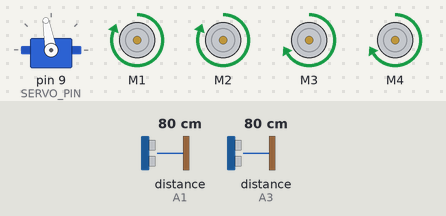
Bench run of a sketch on a simulated Arduino Uno, built with avr-gcc and run on an emulated ATmega328P. Shown: servo, 4 × DC motor (green arrow = forward, orange = backward, longer = faster). The inputs (shaded band) are chosen by the test bench; at power-on: distance to the obstacle (sensors on A1, A3) 80 cm. The echo pulse lasts 58.3 µs per cm.

Above: at 10.9 s.
11.0 s: distance to the obstacle (sensor on A1) set to 18 cm
18.7 s: distance to the obstacle (sensor on A1) set to 14 cm
At 22.0 s:
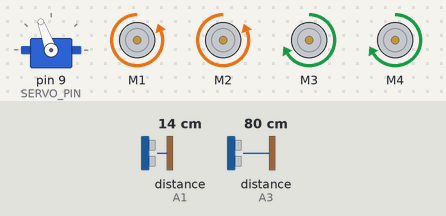
32.0 s: distance to the obstacle (sensor on A1) set to 35 cm
At 41.6 s:
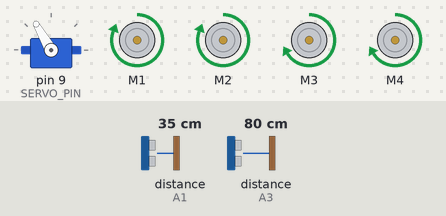
42.4 s: distance to the obstacle (sensor on A3) set to 12 cm
50.1 s: distance to the obstacle (sensor on A3) set to 9 cm
At 52.8 s:
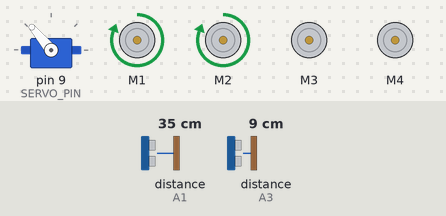
63.0 s: distance to the obstacle (sensor on A3) set to 18 cm
At 67.8 s:
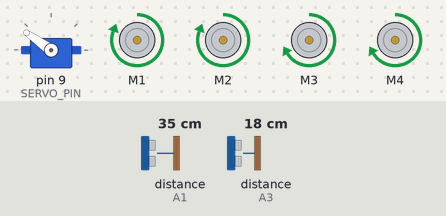
Timing chart, 0 to 88.9 s (numbered marks = the images above; inputs shaded):
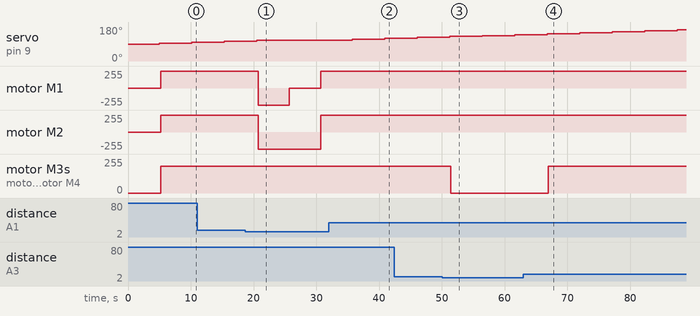

The sketch:

River_Cleaning_Robot.ino
```cpp
#include <Servo.h>
#include <AFMotor.h>
#include <NewPing.h>

Servo sonarServo;
#define SERVO_PIN 9
#define TRIG_PIN A0
#define ECHO_PIN A1
#define MAX_DISTANCE 200
#define MAX_SPEED 255

#define GARBAGE_TRIG_PIN A2
#define GARBAGE_ECHO_PIN A3
#define CONVEYOR_SPEED 200


NewPing sonar(TRIG_PIN, ECHO_PIN, MAX_DISTANCE);
NewPing garbageSonar(GARBAGE_TRIG_PIN, GARBAGE_ECHO_PIN, MAX_DISTANCE);

AF_DCMotor motorLeft(1, MOTOR12_1KHZ);
AF_DCMotor motorRight(2, MOTOR12_1KHZ);
AF_DCMotor conveyorMotor1(3, MOTOR12_1KHZ);
AF_DCMotor conveyorMotor2(4, MOTOR12_1KHZ);

bool garbageFull = false;
int servoDirection = 1;
int servoAngle = 90;

void setup() {
  Serial.begin(9600);
  sonarServo.attach(SERVO_PIN);
  sonarServo.write(servoAngle);
}

void loop() {
  checkGarbageLevel();

  sweepServo();
  int distance = readPing();

  if (distance <= 15) {
    moveBackward();
    delay(3000);
    turnLeft();
  } else {
    moveForward();
  }

  if (!garbageFull) {
    runConveyorBelt();
  } else {
    stopConveyorBelt();
  }
}

int readPing() {
  delay(70);
  int cm = sonar.ping_cm();
  if (cm == 0) {
    cm = 250;
  }
  return cm;
}

void checkGarbageLevel() {
  delay(5000);
  int garbageHeight = garbageSonar.ping_cm();
  if (garbageHeight > 0 && garbageHeight <= 10) {
    garbageFull = true;
  } else if (garbageHeight > 10) {
    garbageFull = false;
  }
}

void sweepServo() {
  servoAngle += servoDirection * 5;
  if (servoAngle >= 180 || servoAngle <= 0) {
    servoDirection = -servoDirection;
  }
  sonarServo.write(servoAngle);
  delay(100);
}

void moveForward() {
  motorLeft.run(FORWARD);
  motorRight.run(FORWARD);
  motorLeft.setSpeed(MAX_SPEED);
  motorRight.setSpeed(MAX_SPEED);
}

void moveBackward() {
  motorLeft.run(BACKWARD);
  motorRight.run(BACKWARD);
  motorLeft.setSpeed(MAX_SPEED);
  motorRight.setSpeed(MAX_SPEED);
  delay(2000);
}

void turnLeft() {
  motorLeft.run(RELEASE);
  motorRight.run(BACKWARD);
  motorRight.setSpeed(MAX_SPEED);
  delay(5000);
  moveForward();
}

void runConveyorBelt() {
  conveyorMotor1.run(FORWARD);
  conveyorMotor2.run(FORWARD);
  conveyorMotor1.setSpeed(CONVEYOR_SPEED);
  conveyorMotor2.setSpeed(CONVEYOR_SPEED);
}

void stopConveyorBelt() {
  conveyorMotor1.run(RELEASE);
  conveyorMotor2.run(RELEASE);
}
```

Measured:
- the behaviour switches between 16 and 15 cm on distance to the obstacle (sensor on A1) (found by bisection; images 0 and 1)
- the behaviour switches between 11 and 10 cm on distance to the obstacle (sensor on A3) (found by bisection; images 2 and 3)
- after the input at 18.7 s, servo on pin 9 (SERVO_PIN): goes on until 20.5 s, then stays 110°; motor M1: forward 255/255 → backward 255/255 after 2.0 s, → stopped 5.0 s later, → forward 255/255 5.0 s later; motor M2: forward 255/255 → backward 255/255 after 2.0 s, → forward 255/255 10.0 s later
- after the input at 32.0 s, motor M1, motor M2: stays forward 255/255 (without the input it goes to backward 255/255 after 3.9 s)
- after the input at 50.1 s, motor M3, motor M4: forward 200/255 → stopped after 1.3 s
- after the input at 63.0 s, motor M3, motor M4: stopped → forward 200/255 after 3.9 s
